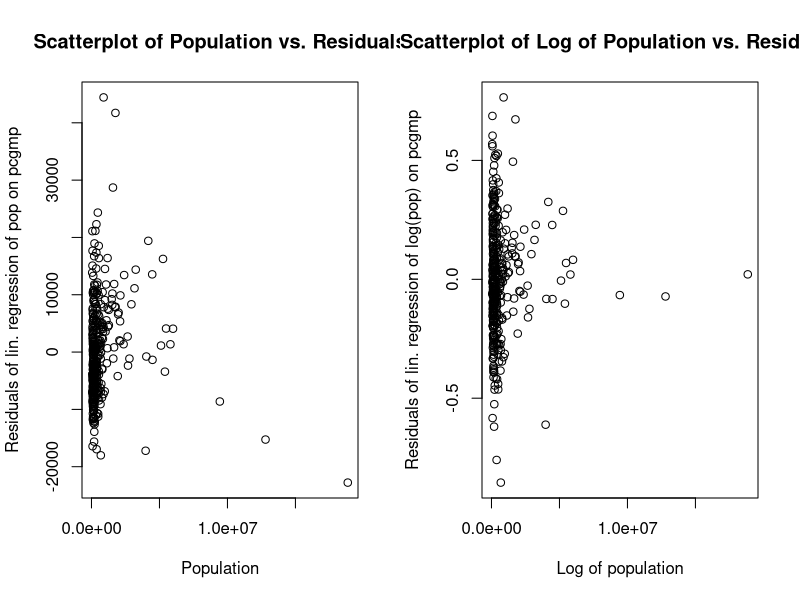

Source code (R): (Note: a time limit stopped this script after it produced the figure.)
## ---- chunk 1
library(knitr)
setwd("~/Desktop/36402")
gmpdata=read.csv("gmp-2006.csv", header=TRUE)
gmpdata=gmpdata[order(gmpdata$pop),] #366 rows
gmpdata.clean=na.omit(gmpdata) #133 rows
gmpdata.clean=gmpdata.clean[order(gmpdata.clean$pop),] 
## ---- chunk 2
#Code for DAG above use DiagrammeR package
# library(DiagrammeR)
# mermaid("
# 	        graph LR
# 	        P(Pop.)-->G(PCGMP)
# 	        P-->F(Finance)
# 	        P-->T(Prof. tech)
# 	        P-->I(Ict)
#           P-->M(Management)
# 	        ")
## ---- chunk 3
#Code for DAG above use DiagrammeR package
# library(DiagrammeR)
# mermaid("
# 	        graph LR
# 	        P(Pop.)-->F(Finance)
# 	        P-->T(Prof. tech)
# 	        P-->I(Ict)
#           P-->M(Management)
#           F-->G(PCGMP)
#           T-->G
#           I-->G
#           M-->G
# 	        ")
## ---- chunk 4
#Code for DAG above use DiagrammeR package
# library(DiagrammeR)
# mermaid("
# 	        graph LR
#           F(Finance)-->G(PCGMP)
#           T(Prof. tech)-->G
#           I(Ict)-->G
#           M(Management)-->G
#           G-->P(Pop)
# 	        ")
## ---- chunk 5
library(mgcv)
par(mfrow=c(1,2))
#Effect of pop on pcgmp for all three theories:
#Linear model and diagnostics
model1apop<-lm(pcgmp~pop,data=gmpdata)
plot(gmpdata$pop, model1apop$residuals, main="Scatterplot of Population vs. Residuals", xlab="Population", ylab="Residuals of lin. regression of pop on pcgmp")

model1apop.2<-lm(log(pcgmp)~log(pop), data=gmpdata)
plot(gmpdata$pop, model1apop.2$residuals, main="Scatterplot of Log of Population vs. Residuals", xlab="Log of population", ylab="Residuals of lin. regression of log(pop) on pcgmp")

## ---- chunk 6
#Gam model and diagnostics
model1bpop<-gam(pcgmp~s(pop), data=gmpdata)
model1bpop$gcv.ubre

model1bpop.2<-gam(pcgmp~s(log(pop)), data=gmpdata)
model1bpop.2$gcv.ubre

df1a<-gmpdata
df1a$pop<-df1a$pop+.1

#Effect of prof.tech for Pop. Scaling theory:
model2aprof.tech<-gam(pcgmp~s((pop))+s((prof.tech)), data=gmpdata.clean)
model2aprof.tech$gcv.ubre
model2bprof.tech<-gam(pcgmp~s(log(pop))+s(log(prof.tech)), data=gmpdata.clean)
model2bprof.tech$gcv.ubre

df1b<-gmpdata.clean
df1b$prof.tech<-df1b$prof.tech+.1

#Effect of prof.tech for Central place theory:
model3aprof.tech<-gam(pcgmp~s(pop)+s(ict)+s(finance)+s(management)+s(prof.tech),data=gmpdata.clean)
model3aprof.tech$gcv.ubre
model3bprof.tech<-gam(pcgmp~s(log(pop))+s(log(ict))+s(finance)+s(log(management))+s(log(prof.tech)),data=gmpdata.clean)
model3bprof.tech$gcv.ubre

#Effect of prof.tech Exogenous industries:
model4aprof.tech<-gam(pcgmp~s(prof.tech), data=gmpdata.clean)
model4aprof.tech$gcv.ubre
model4bprof.tech<-gam(pcgmp~s(log(prof.tech)), data=gmpdata.clean)
model4bprof.tech$gcv.ubre

#Bootstrapping: this code was taken from Professor Shalizi's textbook and modified
resample <- function(x) {
sample(x, size = length(x), replace = TRUE)
}
resample.data.frame <- function(data) {
sample.rows <- resample(1:nrow(data))
return(data[sample.rows, ])
}
resample.gmpdata <- function() { resample.data.frame(gmpdata.clean) }

est.lm1 <- function(data) {
  model1bpop.2<-gam(pcgmp~s(log(pop)), data=data)
  estimator<-mean(predict(model1bpop.2,  newdata=df1a))-mean(predict(model1bpop.2,newdata=data))
    return(estimator)
}

est.lm2 <- function(data) {
  model2bprof.tech<-gam(pcgmp~s(log(pop))+s(log(prof.tech)), data=data)
    estimator<-mean(predict(model2bprof.tech,  newdata=df1b))-mean(predict(model2bprof.tech,newdata=data))
    return(estimator)
}

est.lm3 <- function(data) {
    model3bprof.tech<-gam(pcgmp~s(log(pop))+s(log(ict))+s(finance)+s(log(management))+s(log(prof.tech)),data=data)
    estimator<-mean(predict(model3bprof.tech,  newdata=df1b))-mean(predict(model3bprof.tech,newdata=data))
    return(estimator)
}

est.lm4 <- function(data) {
    model4aprof.tech<-gam(pcgmp~s(prof.tech), data=data)
    estimator<-mean(predict(model4aprof.tech,  newdata=df1b))-mean(predict(model4aprof.tech,newdata=data))
    return(estimator)
}

rboot <- function(statistic, simulator, B) {
tboots <- replicate(B, statistic(simulator()))
if (is.null(dim(tboots))) {
tboots <- array(tboots, dim = c(1, B))
}
return(tboots)
}

bootstrap <- function(tboots, summarizer, ...) {
summaries <- apply(tboots, 1, summarizer, ...)
return(t(summaries))
}

bootstrap.se <- function(statistic, simulator, B) {
bootstrap(rboot(statistic, simulator, B), summarizer = sd)
}

bootstraperrors1<-bootstrap.se(est.lm1, resample.gmpdata, B=1e4)
bootstraperrors2<-bootstrap.se(est.lm2, resample.gmpdata, B=1e4)
bootstraperrors3<-bootstrap.se(est.lm3, resample.gmpdata, B=1e4)
bootstraperrors4<-bootstrap.se(est.lm4, resample.gmpdata, B=1e4)
## ---- chunk 7
results1=c(round(mean(predict(model1bpop.2, newdata=df1a))-mean(predict(model1bpop.2,newdata=gmpdata)), digits=3), round(mean(predict(model2bprof.tech, newdata=df1b))-mean(predict(model2bprof.tech,newdata=gmpdata.clean)), digits=3), round(mean(predict(model3bprof.tech, newdata=df1b))-mean(predict(model3bprof.tech,newdata=gmpdata.clean)), digits=3), round(mean(predict(model4aprof.tech, newdata=df1b))-mean(predict(model4aprof.tech,newdata=gmpdata.clean)), digits=3))
results2=c(bootstraperrors1, bootstraperrors2, bootstraperrors3, bootstraperrors4)
main=cbind(data.frame(results1), data.frame(results2))
colnames(main)=c("Estimate", "Bootstrap Std. Error")
rownames(main)=c("Theories 1-3, effect of 10% pop. increase on pcgmp", "Theory 1, effect of 10% increase in share of cities prof/tech services on pcgmp", "Theory 2, effect of 10% increase in share of cities prof/tech services on pcgmp", "Theory 3, effect of 10% increase in share of cities prof/tech services on pcgmp")
kable(main)
## ---- chunk 8
library(broom)
lm.DAG1.pcgmp=lm(pcgmp~pop, data=gmpdata.clean)
lm.DAG1.finance=lm(finance~pop, data=gmpdata.clean)
lm.DAG1.test=lm(lm.DAG1.pcgmp$residuals ~ lm.DAG1.finance$residuals)
signif(summary(lm.DAG1.test)$coefficients, 2)

est.lm5 <- function(data) {
    lm.DAG1.pcgmp=lm(pcgmp~pop, data=data)
    lm.DAG1.finance=lm(finance~pop, data=data)
    lm.DAG1.test=lm(lm.DAG1.pcgmp$residuals ~ lm.DAG1.finance$residuals)
    estimator<-glance(lm.DAG1.test)$p.value
    return(estimator)
}
## ---- chunk 9
lm.DAG2.pcgmp=lm(pcgmp~finance, data=gmpdata.clean)
lm.DAG2.pop=lm(pop~finance, data=gmpdata.clean)
lm.DAG2.test=lm(lm.DAG2.pcgmp$residuals ~ lm.DAG2.pop$residuals)
signif(summary(lm.DAG2.test)$coefficients, 2)

est.lm6 <- function(data) {
    lm.DAG2.pcgmp=lm(pcgmp~finance, data=data)
    lm.DAG2.pop=lm(pop~finance, data=data)
    lm.DAG2.test=lm(lm.DAG2.pcgmp$residuals ~ lm.DAG2.pop$residuals)
    estimator<-glance(lm.DAG2.test)$p.value
    return(estimator)
}
## ---- chunk 10
lm.DAG3.pop=lm(pop~pcgmp, data=gmpdata.clean)
lm.DAG3.finance=lm(finance~pcgmp, data=gmpdata.clean)
lm.DAG3.test=lm(lm.DAG3.pop$residuals ~ lm.DAG3.finance$residuals)
signif(summary(lm.DAG3.test)$coefficients, 2)

est.lm7 <- function(data) {
    lm.DAG3.pop=lm(pop~pcgmp, data=data)
    lm.DAG3.finance=lm(finance~pcgmp, data=data)
    lm.DAG3.test=lm(lm.DAG3.pop$residuals ~ lm.DAG3.finance$residuals)
    estimator<-glance(lm.DAG3.test)$p.value
    return(estimator)
}
## ---- chunk 11
library(broom)
bootstraperrors5<-bootstrap.se(est.lm5, resample.gmpdata, B=1e4)
bootstraperrors6<-bootstrap.se(est.lm6, resample.gmpdata, B=1e4)
bootstraperrors7<-bootstrap.se(est.lm7, resample.gmpdata, B=1e4)

results1=c(glance(lm.DAG1.test)$p.value, glance(lm.DAG2.test)$p.value, glance(lm.DAG3.test)$p.value)
results2=c(bootstraperrors5, bootstraperrors6,bootstraperrors7)
main=cbind(data.frame(results1), data.frame(results2))
colnames(main)=c("P-value", "Bootstrapped P-values")
rownames(main)=c("Indep. of finance and pcgmp given pop", "Indep. pcgmp and pop given finance", "Indep. of pop and finance given pcgmp")
kable(main)
